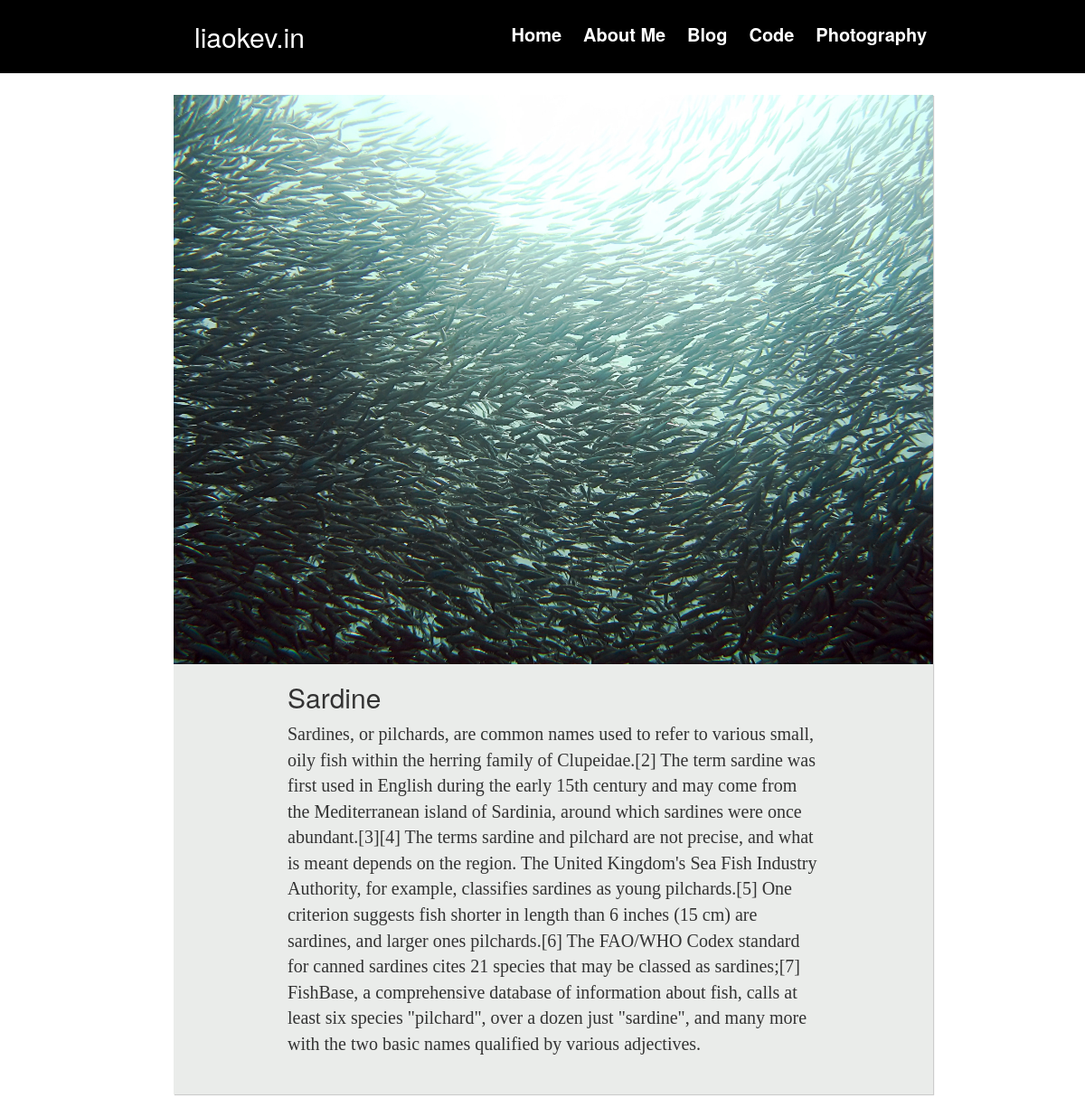
The page /blog/6/ on the database its author committed.
### blog/models.py (models this page shows, shortened)
class Blog_Post(models.Model):
    title_text = models.CharField(max_length=200)
    pub_date = models.DateTimeField('date published')
    post_photo = models.ImageField(upload_to="blog")
    post_content_text = models.TextField()

### blog/views.py (the view)
# urls.py: url(r'^(?P<post_id>\d+)/$', views.post, name='post'),
def post(request, post_id):
    blog_post = get_object_or_404(Blog_Post, pk=post_id)
    return render(request, 'blog/post.html', {'Blog_Post': blog_post})

### blog/templates/blog/post.html
{% extends 'base.html' %}
{% load staticfiles %}
{% block additional_header %}
<link rel="stylesheet" href="{% static 'styles/blog.css' %}">
{% endblock %}
{% block content %}
<div class="text_page_container">
	<img src="{{MEDIA_URL}}{{Blog_Post.post_photo}}"/>
	<div class = "text_page_body">
		<h2 class="blog_title">{{Blog_Post.title_text}}</h2>
		<div class="blog_content">{{Blog_Post.post_content_text}}</div>
	</div>
</div>
{% endblock %}

### static/styles/main.css (style rules this page uses)
.text_page_container { background-color: rgba(234,236,234,1); width: 70%; margin-top: 2%; margin-left: 16%; margin-right: 14%; margin-bottom: 2%; moz-box-shadow: 1px 1px 1px rgb(204,204,204); -webkit-box-shadow: 1px 1px 1px rgb(204,204,204); box-shadow: 1px 1px 1px rgb(204,204,204); }
.text_page_container img { width: 100%; }
.text_page_body { font-size: 18px; padding-right: 15%; padding-left: 15%; padding-bottom: 5%; margin-left: auto; margin-right: auto; }

### static/styles/blog.css (style rules this page uses)
.blog_content { font-family: Georgia,Times,Times New Roman,serif; font-size: 20px }

### rows shown on the page
Blog_Post: post_photo (picture), title_text "Sardine", post_content_text "Sardines, or pilchards, are common names used to refer to various small, oily fish within the herring family of Clupeidae.[2] The term sardine was first used in English during the early 15th century and may come from the Mediterranean island of Sardinia, around which sardines were once abundant.[3][4] The terms sardine and pilchard are not precise, and what is meant depends on the region. The United Kingdom's Sea Fish Industry Authority, for example, classifies sardines as young pilchards.[5] One criterion suggests fish shorter in length than 6 inches (15 cm) are sardines, and larger ones pilchards.[6] The FAO/WHO Codex standard for canned sardines cites 21 species that may be classed as…"
